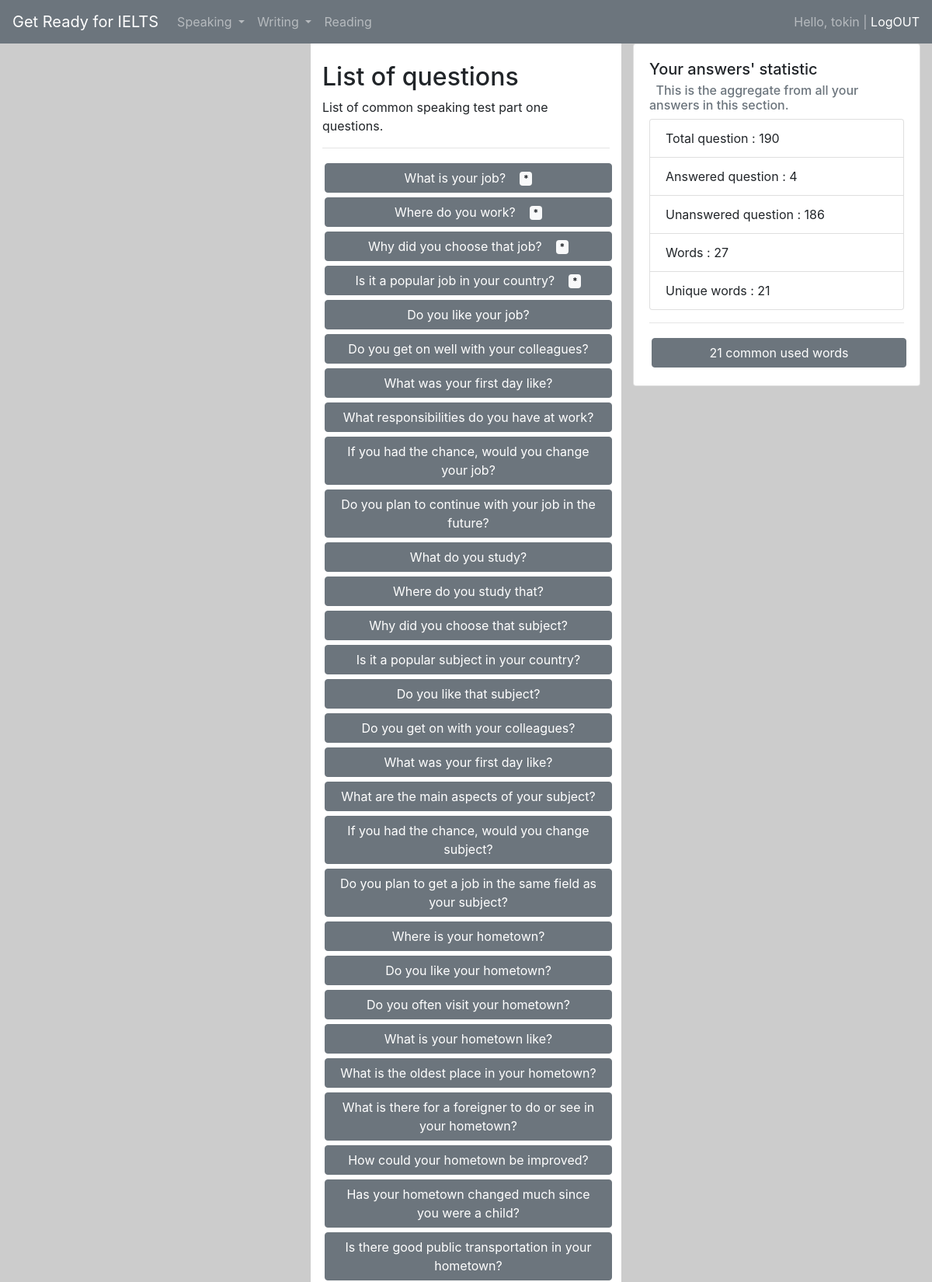
/sp1/ (signed in, upper part), run on the app's committed database.
### speakp1app/models.py (models this page shows, shortened)
class Ieltsspeakingp1topic(models.Model):
    sp1topic = models.CharField(max_length=1000)
    pub_date = models.DateTimeField('date published')

### speakp1app/views.py (the view)
# urls.py: path('', views.index, name='index'),
@login_required
def index(request):
    full_topic_list = Ieltsspeakingp1topic.objects.all().values('id', 'sp1topic', 'answers__answer', 'answers__id', 'answers__uid')
    topic_list = [] # collect questions and answers for current user
    list_in = [] # collect question id which is added in topic_list
    all_answers = '' # all answers for staistic
    answered_count = 0
    for topic in full_topic_list :
        if topic['answers__uid'] == request.user.id : # question is answered by current user
            topic_list.append(topic)
            list_in.append(topic['id'])
            all_answers += topic['answers__answer'] + " " # all answers for staistic
            answered_count +=1
        elif topic['answers__uid'] == None: # questions without any answers
            topic_list.append(topic)
            list_in.append(topic['id'])
    for topic in full_topic_list :
        if topic['id'] not in list_in : # other questions
            tpc = {'id': topic['id'], 'sp1topic': topic['sp1topic'],'answers__answer': None, 'answers__id': None, 'answers__uid': None}
            topic_list.append(tpc)
            list_in.append(topic['id'])
    ua = UserAnswers(all_answers, 50)
    wcount = ua.words_count
    topic_list = sorted(topic_list, key=itemgetter('id'))
    context = {'topic_list': topic_list, 'answers' : wcount, 'answered': [answered_count, len(topic_list)-answered_count]}
    return render(request, 'speakp1app/index.html', context)

### lib/wstat.py (called while the page is built)
    def words_count(self):
        text = re.findall(r'\w+', self.text.lower())
        word_count = Counter(text)
        uwc = len(word_count) # unique word's count
        wc = sum(word_count.values()) # all word's count
        return {'wc' : wc, 'uwc' : uwc, 'cntr' : dict(word_count.most_common(self.wcount))}

### speakp1app/templates/speakp1app/index.html (shortened to what this page needs)
{% extends "base.html" %}
{% block content %}
<div class="container-fluid">
  <div class="row">
    <div class="col-sm asidesm">
    </div>
    <div class="col-sm">
      <br>
      <h2>List of questions</h2>
      <p>List of common speaking test part one questions.</p>
      <hr>
      {% if topic_list %}
      {% for topic in topic_list %}
        {% if topic.answers__uid == request.user.id %}
          <a class="btn btn-secondary col-lg-12 col-sm-12" data-toggle="collapse"
          href="#collapse{{topic.id}}" role="button" aria-expanded="false"
          aria-controls="collapse{{topic.id}}" style="margin:3px; word-wrap: break-word; white-space: normal;">
              {{ topic.sp1topic }} &nbsp;&nbsp;&nbsp;<span class="badge badge-light" id="ans{{topic.id}}">*</span>
          </a>
        {% else %}
          <a class="btn btn-secondary col-lg-12 col-sm-12" data-toggle="collapse"
          href="#collapse{{topic.id}}" role="button" aria-expanded="false"
          aria-controls="collapse{{topic.id}}" style="margin:3px; word-wrap: break-word; white-space: normal;">
            {{ topic.sp1topic }} <span id="ans{{topic.id}}"></span>
          </a><br>
            {% endif %}
        {% endfor %}
      {% else %}
        <p>No topics are available.</p>
      {% endif %}
          <hr><br>
      </div>
      <div class="col-sm asidesm">
        <div class="card">
          <div class="card-body">
            <h5 class="card-title">Your answers' statistic</h5>
            <h6 class="card-subtitle mb-2 text-muted">&nbsp;&nbsp;This is the aggregate from all your answers in this section.</h6>
            <ul class="list-group">
              <li class="list-group-item">Total question : {{ topic_list|length }}</li>
              <li class="list-group-item">Answered question : {{ answered.0 }}</li>
              <li class="list-group-item">Unanswered question : {{ answered.1 }}</li>
              <li class="list-group-item">Words : {{answers.wc}}</li>
              <li class="list-group-item">Unique words : {{answers.uwc}}</li>
            </ul>
            <hr>
            <a class="btn btn-secondary col-lg-12 col-sm-12" data-toggle="collapse"
            href="#collapse_common_words" role="button" aria-expanded="false"
            aria-controls="collapse_common_words" style="margin:3px; word-wrap: break-word; white-space: normal;">
                {{ answers.cntr|length }} common used words
            </a>
          </div>
        </div>
      </div>
  </div>
</div>
{% endblock %}

### speakp1app/templates/base.html (shortened to what this page needs)
<!DOCTYPE html>
<html lang="en">
<head>
    <link rel="stylesheet" href="https://maxcdn.bootstrapcdn.com/bootstrap/4.0.0/css/bootstrap.min.css">
    <link rel="stylesheet" href="/static/css/custom_style.css">
</head>
<body>
  <nav class="navbar navbar-expand-lg navbar-dark bg-secondary">
  <a class="navbar-brand" href="/">Get Ready for IELTS</a>
  <div class="collapse navbar-collapse" id="navbarSupportedContent">
    <ul class="navbar-nav mr-auto">
      <li class="nav-item dropdown">
        <a class="nav-link dropdown-toggle" href="#" id="navbarDropdown" role="button" data-toggle="dropdown" aria-haspopup="true" aria-expanded="false">
          Speaking
        </a>
      </li>
      <li class="nav-item dropdown">
        <a class="nav-link dropdown-toggle" href="#" id="navbarDropdown" role="button" data-toggle="dropdown" aria-haspopup="true" aria-expanded="false">
          Writing
        </a>
      </li>
      <li class="nav-item">
        <a class="nav-link" href="/reading/">Reading</a>
      </li>
    </ul>
    {% if user.get_username %}
      <span class="navbar-text">
        Hello, {{ user.get_username }} | <a href="/accounts/logout/?next=/">LogOUT</a>
      </span>
    {% endif %}
  </div>
</nav>
        {% block content %}{% endblock %}
</body>
</html>

### static/css/custom_style.css (style rules this page uses)
body, html { height:100% }

### speakp1app/templates/base.html (style rules this page uses)
.asidesm { background-color: #ccc; }

### data on the page
Ieltsspeakingp1topic: sp1topic "What is your job?"
Ieltsspeakingp1topic: sp1topic "Where do you work?"
Ieltsspeakingp1topic: sp1topic "Why did you choose that job?"
Ieltsspeakingp1topic: sp1topic "Is it a popular job in your country?"
Ieltsspeakingp1topic: sp1topic "Do you like your job?"
Ieltsspeakingp1topic: sp1topic "Do you get on well with your colleagues?"
Ieltsspeakingp1topic: sp1topic "What was your first day like?"
Ieltsspeakingp1topic: sp1topic "What responsibilities do you have at work?"
Ieltsspeakingp1topic: sp1topic "If you had the chance, would you change your job?"
Ieltsspeakingp1topic: sp1topic "Do you plan to continue with your job in the future?"
Ieltsspeakingp1topic: sp1topic "What do you study?"
Ieltsspeakingp1topic: sp1topic "Where do you study that?"
Ieltsspeakingp1topic: sp1topic "Why did you choose that subject?"
Ieltsspeakingp1topic: sp1topic "Is it a popular subject in your country?"
Ieltsspeakingp1topic: sp1topic "Do you like that subject?"
Ieltsspeakingp1topic: sp1topic "Do you get on with your colleagues?"
Ieltsspeakingp1topic: sp1topic "What was your first day like?"
Ieltsspeakingp1topic: sp1topic "What are the main aspects of your subject?"
Ieltsspeakingp1topic: sp1topic "If you had the chance, would you change subject?"
Ieltsspeakingp1topic: sp1topic "Do you plan to get a job in the same field as your subject?"
Ieltsspeakingp1topic: sp1topic "Where is your hometown?"
Ieltsspeakingp1topic: sp1topic "Do you like your hometown?"
Ieltsspeakingp1topic: sp1topic "Do you often visit your hometown?"
Ieltsspeakingp1topic: sp1topic "What is your hometown like?"
Ieltsspeakingp1topic: sp1topic "What is the oldest place in your hometown?"
Ieltsspeakingp1topic: sp1topic "What is there for a foreigner to do or see in your hometown?"
Ieltsspeakingp1topic: sp1topic "How could your hometown be improved?"
Ieltsspeakingp1topic: sp1topic "Has your hometown changed much since you were a child?"
Ieltsspeakingp1topic: sp1topic "Is there good public transportation in your hometown?"

### other printed values
{{ user.get_username }} "tokin"
{{ topic_list|length }} "190"
{{ answered.0 }} "4"
{{ answered.1 }} "186"
{{ answers.wc }} "27"
{{ answers.uwc }} "21"
{{ answers.cntr|length }} "21"
